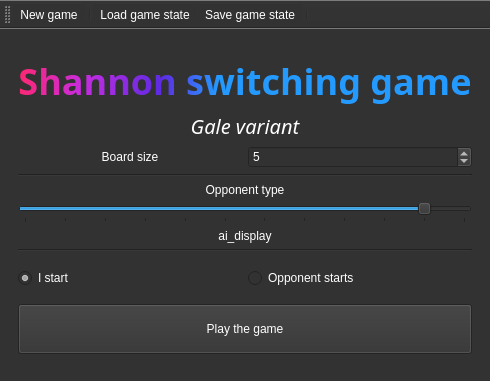
<?xml version="1.0" encoding="UTF-8"?>
<ui version="4.0">
 <class>MainWindow</class>
 <widget class="QMainWindow" name="MainWindow">
  <property name="geometry">
   <rect>
    <x>0</x>
    <y>0</y>
    <width>380</width>
    <height>381</height>
   </rect>
  </property>
  <property name="windowTitle">
   <string>Shanon Switching game - Gale variant</string>
  </property>
  <property name="styleSheet">
   <string notr="true">QWidget
{
    color: #FFFFFF;
    background-color: #323232;
}

QWidget:disabled
{
	color: #888888;
}</string>
  </property>
  <widget class="QWidget" name="centralwidget">
   <layout class="QVBoxLayout" name="verticalLayout_5">
    <item>
     <widget class="QStackedWidget" name="stack">
      <property name="currentIndex">
       <number>0</number>
      </property>
      <widget class="QWidget" name="main_menu_page">
       <layout class="QHBoxLayout" name="horizontalLayout_2">
        <item>
         <spacer name="horizontalSpacer_3">
          <property name="orientation">
           <enum>Qt::Horizontal</enum>
          </property>
          <property name="sizeHint" stdset="0">
           <size>
            <width>40</width>
            <height>20</height>
           </size>
          </property>
         </spacer>
        </item>
        <item>
         <layout class="QVBoxLayout" name="verticalLayout">
          <item>
           <spacer name="verticalSpacer_4">
            <property name="orientation">
             <enum>Qt::Vertical</enum>
            </property>
            <property name="sizeHint" stdset="0">
             <size>
              <width>20</width>
              <height>40</height>
             </size>
            </property>
           </spacer>
          </item>
          <item>
           <widget class="QLabel" name="label_3">
            <property name="sizePolicy">
             <sizepolicy hsizetype="Preferred" vsizetype="Preferred">
              <horstretch>0</horstretch>
              <verstretch>0</verstretch>
             </sizepolicy>
            </property>
            <property name="font">
             <font>
              <family>Ubuntu Condensed</family>
              <pointsize>27</pointsize>
              <weight>75</weight>
              <italic>false</italic>
              <bold>true</bold>
              <strikeout>false</strikeout>
             </font>
            </property>
            <property name="styleSheet">
             <string notr="true">
color: qlineargradient(spread:pad, x1:0, y1:10, x2:200, y2:30, stop:0 rgba(255, 39, 111, 255), stop:0.328358 rgba(199, 44, 224, 255), stop:0.716418 rgba(93, 43, 227, 255), stop:1 rgba(36, 154, 255, 255));</string>
            </property>
            <property name="text">
             <string>Shannon switching game</string>
            </property>
            <property name="alignment">
             <set>Qt::AlignCenter</set>
            </property>
           </widget>
          </item>
          <item>
           <widget class="QLabel" name="label_5">
            <property name="font">
             <font>
              <family>Ubuntu Thin</family>
              <pointsize>15</pointsize>
              <italic>true</italic>
             </font>
            </property>
            <property name="text">
             <string>Gale variant</string>
            </property>
            <property name="alignment">
             <set>Qt::AlignCenter</set>
            </property>
           </widget>
          </item>
          <item>
           <layout class="QHBoxLayout" name="horizontalLayout_3">
            <item>
             <widget class="QLabel" name="label_2">
              <property name="sizePolicy">
               <sizepolicy hsizetype="Minimum" vsizetype="Preferred">
                <horstretch>0</horstretch>
                <verstretch>0</verstretch>
               </sizepolicy>
              </property>
              <property name="text">
               <string>Board size</string>
              </property>
              <property name="alignment">
               <set>Qt::AlignCenter</set>
              </property>
              <property name="buddy">
               <cstring>spinbox_n</cstring>
              </property>
             </widget>
            </item>
            <item>
             <widget class="QSpinBox" name="spinbox_n">
              <property name="sizePolicy">
               <sizepolicy hsizetype="Minimum" vsizetype="Fixed">
                <horstretch>0</horstretch>
                <verstretch>0</verstretch>
               </sizepolicy>
              </property>
              <property name="minimum">
               <number>3</number>
              </property>
              <property name="maximum">
               <number>1000</number>
              </property>
              <property name="singleStep">
               <number>2</number>
              </property>
              <property name="value">
               <number>5</number>
              </property>
             </widget>
            </item>
           </layout>
          </item>
          <item>
           <widget class="Line" name="line_2">
            <property name="orientation">
             <enum>Qt::Horizontal</enum>
            </property>
           </widget>
          </item>
          <item>
           <layout class="QVBoxLayout" name="verticalLayout_3">
            <item>
             <widget class="QLabel" name="label_4">
              <property name="sizePolicy">
               <sizepolicy hsizetype="Minimum" vsizetype="Preferred">
                <horstretch>0</horstretch>
                <verstretch>0</verstretch>
               </sizepolicy>
              </property>
              <property name="text">
               <string>Opponent type</string>
              </property>
              <property name="alignment">
               <set>Qt::AlignCenter</set>
              </property>
              <property name="wordWrap">
               <bool>true</bool>
              </property>
              <property name="buddy">
               <cstring>opponent_slider</cstring>
              </property>
             </widget>
            </item>
            <item>
             <widget class="QSlider" name="opponent_slider">
              <property name="sizePolicy">
               <sizepolicy hsizetype="Minimum" vsizetype="Preferred">
                <horstretch>0</horstretch>
                <verstretch>0</verstretch>
               </sizepolicy>
              </property>
              <property name="maximum">
               <number>11</number>
              </property>
              <property name="pageStep">
               <number>1</number>
              </property>
              <property name="value">
               <number>10</number>
              </property>
              <property name="tracking">
               <bool>true</bool>
              </property>
              <property name="orientation">
               <enum>Qt::Horizontal</enum>
              </property>
              <property name="invertedAppearance">
               <bool>false</bool>
              </property>
              <property name="invertedControls">
               <bool>false</bool>
              </property>
              <property name="tickPosition">
               <enum>QSlider::TicksBelow</enum>
              </property>
              <property name="tickInterval">
               <number>0</number>
              </property>
             </widget>
            </item>
            <item>
             <widget class="QLabel" name="opponent_display">
              <property name="sizePolicy">
               <sizepolicy hsizetype="Minimum" vsizetype="Preferred">
                <horstretch>0</horstretch>
                <verstretch>0</verstretch>
               </sizepolicy>
              </property>
              <property name="text">
               <string>ai_display</string>
              </property>
              <property name="alignment">
               <set>Qt::AlignCenter</set>
              </property>
             </widget>
            </item>
           </layout>
          </item>
          <item>
           <widget class="Line" name="line">
            <property name="orientation">
             <enum>Qt::Horizontal</enum>
            </property>
           </widget>
          </item>
          <item>
           <layout class="QHBoxLayout" name="horizontalLayout">
            <item>
             <widget class="QRadioButton" name="player_starts">
              <property name="sizePolicy">
               <sizepolicy hsizetype="Minimum" vsizetype="Fixed">
                <horstretch>0</horstretch>
                <verstretch>0</verstretch>
               </sizepolicy>
              </property>
              <property name="minimumSize">
               <size>
                <width>0</width>
                <height>40</height>
               </size>
              </property>
              <property name="text">
               <string>I start</string>
              </property>
              <property name="checked">
               <bool>true</bool>
              </property>
             </widget>
            </item>
            <item>
             <widget class="QRadioButton" name="radioButton_2">
              <property name="sizePolicy">
               <sizepolicy hsizetype="Minimum" vsizetype="Fixed">
                <horstretch>0</horstretch>
                <verstretch>0</verstretch>
               </sizepolicy>
              </property>
              <property name="minimumSize">
               <size>
                <width>0</width>
                <height>40</height>
               </size>
              </property>
              <property name="text">
               <string>Opponent starts</string>
              </property>
              <property name="checkable">
               <bool>true</bool>
              </property>
             </widget>
            </item>
           </layout>
          </item>
          <item>
           <widget class="QPushButton" name="play_game_button">
            <property name="enabled">
             <bool>true</bool>
            </property>
            <property name="sizePolicy">
             <sizepolicy hsizetype="Preferred" vsizetype="Preferred">
              <horstretch>0</horstretch>
              <verstretch>0</verstretch>
             </sizepolicy>
            </property>
            <property name="minimumSize">
             <size>
              <width>0</width>
              <height>50</height>
             </size>
            </property>
            <property name="text">
             <string>Play the game</string>
            </property>
           </widget>
          </item>
          <item>
           <spacer name="verticalSpacer_5">
            <property name="orientation">
             <enum>Qt::Vertical</enum>
            </property>
            <property name="sizeHint" stdset="0">
             <size>
              <width>20</width>
              <height>40</height>
             </size>
            </property>
           </spacer>
          </item>
         </layout>
        </item>
        <item>
         <spacer name="horizontalSpacer_4">
          <property name="orientation">
           <enum>Qt::Horizontal</enum>
          </property>
          <property name="sizeHint" stdset="0">
           <size>
            <width>40</width>
            <height>20</height>
           </size>
          </property>
         </spacer>
        </item>
       </layout>
      </widget>
      <widget class="QWidget" name="game_page">
       <property name="sizePolicy">
        <sizepolicy hsizetype="Preferred" vsizetype="Preferred">
         <horstretch>0</horstretch>
         <verstretch>0</verstretch>
        </sizepolicy>
       </property>
       <layout class="QGridLayout" name="gridLayout">
        <item row="1" column="0">
         <widget class="QScrollArea" name="scrollArea">
          <property name="widgetResizable">
           <bool>true</bool>
          </property>
          <widget class="QWidget" name="scrollAreaWidgetContents">
           <property name="geometry">
            <rect>
             <x>0</x>
             <y>0</y>
             <width>245</width>
             <height>311</height>
            </rect>
           </property>
           <layout class="QHBoxLayout" name="horizontalLayout_4">
            <item>
             <spacer name="horizontalSpacer_5">
              <property name="orientation">
               <enum>Qt::Horizontal</enum>
              </property>
              <property name="sizeType">
               <enum>QSizePolicy::MinimumExpanding</enum>
              </property>
              <property name="sizeHint" stdset="0">
               <size>
                <width>0</width>
                <height>10</height>
               </size>
              </property>
             </spacer>
            </item>
            <item>
             <layout class="QVBoxLayout" name="verticalLayout_7">
              <item>
               <spacer name="verticalSpacer_2">
                <property name="orientation">
                 <enum>Qt::Vertical</enum>
                </property>
                <property name="sizeType">
                 <enum>QSizePolicy::MinimumExpanding</enum>
                </property>
                <property name="sizeHint" stdset="0">
                 <size>
                  <width>20</width>
                  <height>0</height>
                 </size>
                </property>
               </spacer>
              </item>
              <item>
               <layout class="QGridLayout" name="gridLayout_2">
                <item row="1" column="2">
                 <widget class="QLabel" name="right_label">
                  <property name="sizePolicy">
                   <sizepolicy hsizetype="Fixed" vsizetype="Minimum">
                    <horstretch>0</horstretch>
                    <verstretch>0</verstretch>
                   </sizepolicy>
                  </property>
                  <property name="minimumSize">
                   <size>
                    <width>50</width>
                    <height>50</height>
                   </size>
                  </property>
                  <property name="text">
                   <string>Right</string>
                  </property>
                  <property name="alignment">
                   <set>Qt::AlignCenter</set>
                  </property>
                 </widget>
                </item>
                <item row="2" column="1">
                 <widget class="QLabel" name="down_label">
                  <property name="sizePolicy">
                   <sizepolicy hsizetype="Minimum" vsizetype="Fixed">
                    <horstretch>0</horstretch>
                    <verstretch>0</verstretch>
                   </sizepolicy>
                  </property>
                  <property name="minimumSize">
                   <size>
                    <width>50</width>
                    <height>50</height>
                   </size>
                  </property>
                  <property name="text">
                   <string>Down</string>
                  </property>
                  <property name="alignment">
                   <set>Qt::AlignCenter</set>
                  </property>
                 </widget>
                </item>
                <item row="1" column="1">
                 <layout class="QGridLayout" name="board_grid"/>
                </item>
                <item row="1" column="0">
                 <widget class="QLabel" name="left_label">
                  <property name="sizePolicy">
                   <sizepolicy hsizetype="Fixed" vsizetype="Minimum">
                    <horstretch>0</horstretch>
                    <verstretch>0</verstretch>
                   </sizepolicy>
                  </property>
                  <property name="minimumSize">
                   <size>
                    <width>50</width>
                    <height>50</height>
                   </size>
                  </property>
                  <property name="text">
                   <string>Left</string>
                  </property>
                  <property name="alignment">
                   <set>Qt::AlignCenter</set>
                  </property>
                 </widget>
                </item>
                <item row="0" column="1">
                 <widget class="QLabel" name="up_label">
                  <property name="sizePolicy">
                   <sizepolicy hsizetype="Minimum" vsizetype="Fixed">
                    <horstretch>0</horstretch>
                    <verstretch>0</verstretch>
                   </sizepolicy>
                  </property>
                  <property name="minimumSize">
                   <size>
                    <width>50</width>
                    <height>50</height>
                   </size>
                  </property>
                  <property name="text">
                   <string>Up</string>
                  </property>
                  <property name="alignment">
                   <set>Qt::AlignCenter</set>
                  </property>
                 </widget>
                </item>
               </layout>
              </item>
              <item>
               <spacer name="verticalSpacer_3">
                <property name="orientation">
                 <enum>Qt::Vertical</enum>
                </property>
                <property name="sizeType">
                 <enum>QSizePolicy::MinimumExpanding</enum>
                </property>
                <property name="sizeHint" stdset="0">
                 <size>
                  <width>20</width>
                  <height>0</height>
                 </size>
                </property>
               </spacer>
              </item>
             </layout>
            </item>
            <item>
             <spacer name="horizontalSpacer_2">
              <property name="orientation">
               <enum>Qt::Horizontal</enum>
              </property>
              <property name="sizeType">
               <enum>QSizePolicy::MinimumExpanding</enum>
              </property>
              <property name="sizeHint" stdset="0">
               <size>
                <width>0</width>
                <height>10</height>
               </size>
              </property>
             </spacer>
            </item>
           </layout>
          </widget>
         </widget>
        </item>
        <item row="1" column="3">
         <layout class="QVBoxLayout" name="verticalLayout_2">
          <property name="sizeConstraint">
           <enum>QLayout::SetMinimumSize</enum>
          </property>
          <item>
           <widget class="QLabel" name="label">
            <property name="font">
             <font>
              <weight>75</weight>
              <bold>true</bold>
             </font>
            </property>
            <property name="text">
             <string>Time:</string>
            </property>
            <property name="alignment">
             <set>Qt::AlignCenter</set>
            </property>
           </widget>
          </item>
          <item>
           <spacer name="horizontalSpacer">
            <property name="orientation">
             <enum>Qt::Horizontal</enum>
            </property>
            <property name="sizeType">
             <enum>QSizePolicy::Fixed</enum>
            </property>
            <property name="sizeHint" stdset="0">
             <size>
              <width>80</width>
              <height>20</height>
             </size>
            </property>
           </spacer>
          </item>
          <item>
           <widget class="QLabel" name="time_display">
            <property name="text">
             <string>--:--</string>
            </property>
            <property name="alignment">
             <set>Qt::AlignCenter</set>
            </property>
           </widget>
          </item>
          <item>
           <widget class="Line" name="line_4">
            <property name="orientation">
             <enum>Qt::Horizontal</enum>
            </property>
           </widget>
          </item>
          <item>
           <spacer name="verticalSpacer">
            <property name="orientation">
             <enum>Qt::Vertical</enum>
            </property>
            <property name="sizeType">
             <enum>QSizePolicy::Expanding</enum>
            </property>
            <property name="sizeHint" stdset="0">
             <size>
              <width>20</width>
              <height>40</height>
             </size>
            </property>
           </spacer>
          </item>
          <item>
           <widget class="QLabel" name="label_6">
            <property name="font">
             <font>
              <weight>75</weight>
              <bold>true</bold>
             </font>
            </property>
            <property name="text">
             <string>Turn:</string>
            </property>
            <property name="alignment">
             <set>Qt::AlignCenter</set>
            </property>
           </widget>
          </item>
          <item>
           <widget class="QLabel" name="side_indicator">
            <property name="font">
             <font>
              <italic>true</italic>
             </font>
            </property>
            <property name="text">
             <string>plyr</string>
            </property>
            <property name="alignment">
             <set>Qt::AlignCenter</set>
            </property>
           </widget>
          </item>
         </layout>
        </item>
        <item row="1" column="2">
         <widget class="Line" name="line_3">
          <property name="sizePolicy">
           <sizepolicy hsizetype="Fixed" vsizetype="Minimum">
            <horstretch>0</horstretch>
            <verstretch>0</verstretch>
           </sizepolicy>
          </property>
          <property name="orientation">
           <enum>Qt::Vertical</enum>
          </property>
         </widget>
        </item>
       </layout>
      </widget>
      <widget class="QWidget" name="win_page">
       <layout class="QVBoxLayout" name="verticalLayout_4">
        <item>
         <widget class="QLabel" name="label_8">
          <property name="font">
           <font>
            <pointsize>30</pointsize>
           </font>
          </property>
          <property name="text">
           <string>You won! :D</string>
          </property>
          <property name="alignment">
           <set>Qt::AlignCenter</set>
          </property>
         </widget>
        </item>
       </layout>
      </widget>
      <widget class="QWidget" name="loose_page">
       <layout class="QVBoxLayout" name="verticalLayout_6">
        <item>
         <widget class="QLabel" name="label_9">
          <property name="font">
           <font>
            <pointsize>30</pointsize>
           </font>
          </property>
          <property name="text">
           <string>Game over :(</string>
          </property>
          <property name="alignment">
           <set>Qt::AlignCenter</set>
          </property>
         </widget>
        </item>
       </layout>
      </widget>
     </widget>
    </item>
   </layout>
  </widget>
  <widget class="QToolBar" name="toolBar">
   <property name="windowTitle">
    <string>toolBar</string>
   </property>
   <attribute name="toolBarArea">
    <enum>TopToolBarArea</enum>
   </attribute>
   <attribute name="toolBarBreak">
    <bool>false</bool>
   </attribute>
   <addaction name="actionNew_game"/>
   <addaction name="separator"/>
   <addaction name="actionLoad_game"/>
   <addaction name="actionSave_game_state"/>
   <addaction name="separator"/>
  </widget>
  <action name="actionLoad_game">
   <property name="enabled">
    <bool>true</bool>
   </property>
   <property name="text">
    <string>Load game state</string>
   </property>
  </action>
  <action name="actionNew_game">
   <property name="enabled">
    <bool>true</bool>
   </property>
   <property name="text">
    <string>New game</string>
   </property>
  </action>
  <action name="actionSave_game_state">
   <property name="text">
    <string>Save game state</string>
   </property>
  </action>
 </widget>
 <resources/>
 <connections/>
</ui>
